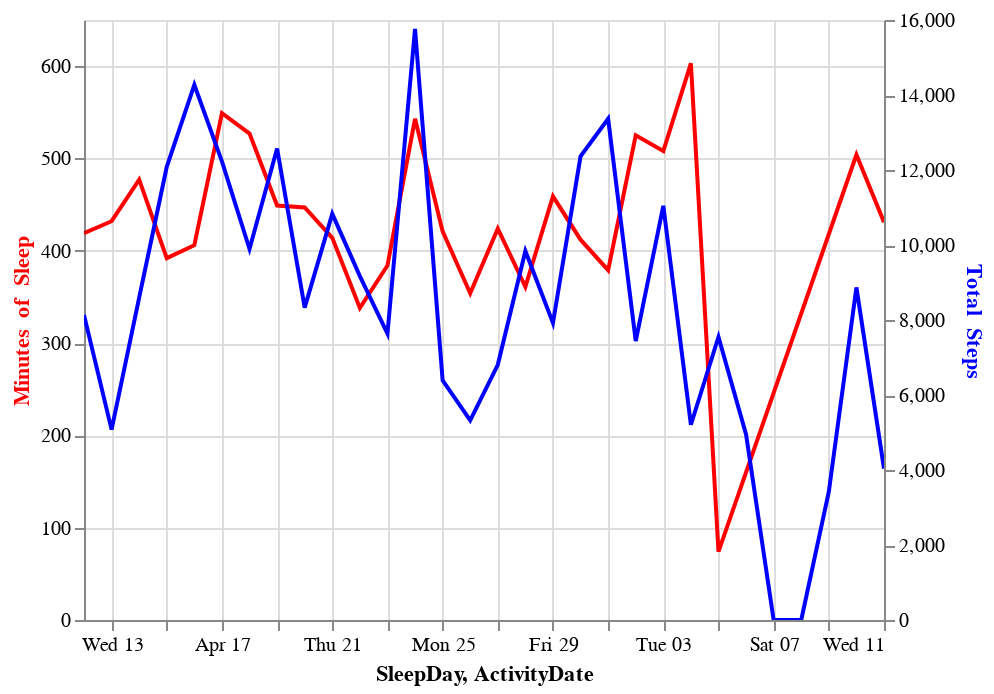

Here is the notebook cell this chart was saved with:
### Code cell
#you can rerun this box to get different id's
sampledId = int(sleepDF["Id"].sample())

chart1 = alt.Chart(sleepDF.loc[sleepDF["Id"] == sampledId]).mark_line(color='red').encode(
        x='SleepDay:T',
        y=alt.Y('TotalMinutesAsleep:Q', axis=alt.Axis(title="Minutes  of  Sleep")),
    ).interactive()
chart2 = alt.Chart(activityDF.loc[activityDF["Id"] == sampledId]).mark_line(color='blue').encode(
        x='ActivityDate:T',
        y=alt.Y('TotalSteps:Q', axis=alt.Axis(title="Total  Steps")),
    ).interactive()


display(alt.layer(chart1, chart2).resolve_scale(y='independent').configure_axisLeft(titleColor='red').configure_axisRight(titleColor='blue'))

#this results in a direct comparison of sleep to steps achieved.

### Figure 1 — Vega-Lite specification as saved in the notebook (floating-point values rounded to 4 significant figures)
{"config": {"view": {"continuousWidth": 400, "continuousHeight": 300}, "axisLeft": {"titleColor": "red"}, "axisRight": {"titleColor": "blue"}}, "layer": [{"data": {"name": "data-240c2641c7acda18bfcefde932310fe2"}, "mark": {"type": "line", "color": "red"}, "encoding": {"x": {"type": "temporal", "field": "SleepDay"}, "y": {"type": "quantitative", "axis": {"title": "Minutes  of  Sleep"}, "field": "TotalMinutesAsleep"}}, "selection": {"selector017": {"type": "interval", "bind": "scales", "encodings": ["x", "y"]}}}, {"data": {"name": "data-e638b03246302910c455ac4c9ab25d6a"}, "mark": {"type": "line", "color": "blue"}, "encoding": {"x": {"type": "temporal", "field": "ActivityDate"}, "y": {"type": "quantitative", "axis": {"title": "Total  Steps"}, "field": "TotalSteps"}}, "selection": {"selector018": {"type": "interval", "bind": "scales", "encodings": ["x", "y"]}}}], "resolve": {"scale": {"y": "independent"}}, "$schema": "https://vega.github.io/schema/vega-lite/v4.8.1.json", "datasets": {"data-240c2641c7acda18bfcefde932310fe2": [{"Id": 5577150313, "SleepDay": "4/12/2016", "TotalSleepRecords": 1, "TotalMinutesAsleep": 419, "TotalTimeInBed": 438}, {"Id": 5577150313, "SleepDay": "4/13/2016", "TotalSleepRecords": 1, "TotalMinutesAsleep": 432, "TotalTimeInBed": 458}, {"Id": 5577150313, "SleepDay": "4/14/2016", "TotalSleepRecords": 1, "TotalMinutesAsleep": 477, "TotalTimeInBed": 497}, {"Id": 5577150313, "SleepDay": "4/15/2016", "TotalSleepRecords": 1, "TotalMinutesAsleep": 392, "TotalTimeInBed": 413}, {"Id": 5577150313, "SleepDay": "4/16/2016", "TotalSleepRecords": 1, "TotalMinutesAsleep": 406, "TotalTimeInBed": 445}, {"Id": 5577150313, "SleepDay": "4/17/2016", "TotalSleepRecords": 1, "TotalMinutesAsleep": 549, "TotalTimeInBed": 583}, {"Id": 5577150313, "SleepDay": "4/18/2016", "TotalSleepRecords": 1, "TotalMinutesAsleep": 527, "TotalTimeInBed": 553}, {"Id": 5577150313, "SleepDay": "4/19/2016", "TotalSleepRecords": 1, "TotalMinutesAsleep": 449, "TotalTimeInBed": 465}, {"Id": 5577150313, "SleepDay": "4/20/2016", "TotalSleepRecords": 1, "TotalMinutesAsleep": 447, "TotalTimeInBed": 480}, {"Id": 5577150313, "SleepDay": "4/21/2016", "TotalSleepRecords": 1, "TotalMinutesAsleep": 414, "TotalTimeInBed": 437}, {"Id": 5577150313, "SleepDay": "4/22/2016", "TotalSleepRecords": 1, "TotalMinutesAsleep": 338, "TotalTimeInBed": 366}, {"Id": 5577150313, "SleepDay": "4/23/2016", "TotalSleepRecords": 1, "TotalMinutesAsleep": 384, "TotalTimeInBed": 402}, {"Id": 5577150313, "SleepDay": "4/24/2016", "TotalSleepRecords": 1, "TotalMinutesAsleep": 543, "TotalTimeInBed": 615}, {"Id": 5577150313, "SleepDay": "4/25/2016", "TotalSleepRecords": 1, "TotalMinutesAsleep": 421, "TotalTimeInBed": 461}, {"Id": 5577150313, "SleepDay": "4/26/2016", "TotalSleepRecords": 1, "TotalMinutesAsleep": 354, "TotalTimeInBed": 377}, {"Id": 5577150313, "SleepDay": "4/27/2016", "TotalSleepRecords": 1, "TotalMinutesAsleep": 424, "TotalTimeInBed": 452}, {"Id": 5577150313, "SleepDay": "4/28/2016", "TotalSleepRecords": 1, "TotalMinutesAsleep": 361, "TotalTimeInBed": 372}, {"Id": 5577150313, "SleepDay": "4/29/2016", "TotalSleepRecords": 1, "TotalMinutesAsleep": 459, "TotalTimeInBed": 485}, {"Id": 5577150313, "SleepDay": "4/30/2016", "TotalSleepRecords": 1, "TotalMinutesAsleep": 412, "TotalTimeInBed": 433}, {"Id": 5577150313, "SleepDay": "5/1/2016", "TotalSleepRecords": 1, "TotalMinutesAsleep": 379, "TotalTimeInBed": 398}, {"Id": 5577150313, "SleepDay": "5/2/2016", "TotalSleepRecords": 2, "TotalMinutesAsleep": 525, "TotalTimeInBed": 553}, {"Id": 5577150313, "SleepDay": "5/3/2016", "TotalSleepRecords": 1, "TotalMinutesAsleep": 508, "TotalTimeInBed": 543}, {"Id": 5577150313, "SleepDay": "5/4/2016", "TotalSleepRecords": 1, "TotalMinutesAsleep": 603, "TotalTimeInBed": 634}, {"Id": 5577150313, "SleepDay": "5/5/2016", "TotalSleepRecords": 1, "TotalMinutesAsleep": 74, "TotalTimeInBed": 78}, {"Id": 5577150313, "SleepDay": "5/10/2016", "TotalSleepRecords": 1, "TotalMinutesAsleep": 504, "TotalTimeInBed": 562}, {"Id": 5577150313, "SleepDay": "5/11/2016", "TotalSleepRecords": 1, "TotalMinutesAsleep": 431, "TotalTimeInBed": 476}], "data-e638b03246302910c455ac4c9ab25d6a": [{"Id": 5577150313, "ActivityDate": "4/12/2016", "TotalSteps": 8135, "TotalDistance": 6.08, "TrackerDistance": 6.08, "LoggedActivitiesDistance": 0.0, "VeryActiveDistance": 3.6, "ModeratelyActiveDistance": 0.38, "LightActiveDistance": 2.1, "SedentaryActiveDistance": 0.0, "VeryActiveMinutes": 86, "FairlyActiveMinutes": 16, "LightlyActiveMinutes": 140, "SedentaryMinutes": 728, "Calories": 3405}, {"Id": 5577150313, "ActivityDate": "4/13/2016", "TotalSteps": 5077, "TotalDistance": 3.79, "TrackerDistance": 3.79, "LoggedActivitiesDistance": 0.0, "VeryActiveDistance": 0.32, "ModeratelyActiveDistance": 0.22, "LightActiveDistance": 3.25, "SedentaryActiveDistance": 0.0, "VeryActiveMinutes": 15, "FairlyActiveMinutes": 11, "LightlyActiveMinutes": 144, "SedentaryMinutes": 776, "Calories": 2551}, {"Id": 5577150313, "ActivityDate": "4/14/2016", "TotalSteps": 8596, "TotalDistance": 6.42, "TrackerDistance": 6.42, "LoggedActivitiesDistance": 0.0, "VeryActiveDistance": 3.33, "ModeratelyActiveDistance": 0.31, "LightActiveDistance": 2.78, "SedentaryActiveDistance": 0.0, "VeryActiveMinutes": 118, "FairlyActiveMinutes": 30, "LightlyActiveMinutes": 176, "SedentaryMinutes": 662, "Calories": 4022}, {"Id": 5577150313, "ActivityDate": "4/15/2016", "TotalSteps": 12087, "TotalDistance": 9.08, "TrackerDistance": 9.08, "LoggedActivitiesDistance": 0.0, "VeryActiveDistance": 3.92, "ModeratelyActiveDistance": 1.6, "LightActiveDistance": 3.56, "SedentaryActiveDistance": 0.0, "VeryActiveMinutes": 115, "FairlyActiveMinutes": 54, "LightlyActiveMinutes": 199, "SedentaryMinutes": 695, "Calories": 4005}, {"Id": 5577150313, "ActivityDate": "4/16/2016", "TotalSteps": 14269, "TotalDistance": 10.66, "TrackerDistance": 10.66, "LoggedActivitiesDistance": 0.0, "VeryActiveDistance": 6.64, "ModeratelyActiveDistance": 1.28, "LightActiveDistance": 2.73, "SedentaryActiveDistance": 0.0, "VeryActiveMinutes": 184, "FairlyActiveMinutes": 56, "LightlyActiveMinutes": 158, "SedentaryMinutes": 472, "Calories": 4274}, {"Id": 5577150313, "ActivityDate": "4/17/2016", "TotalSteps": 12231, "TotalDistance": 9.14, "TrackerDistance": 9.14, "LoggedActivitiesDistance": 0.0, "VeryActiveDistance": 5.98, "ModeratelyActiveDistance": 0.83, "LightActiveDistance": 2.32, "SedentaryActiveDistance": 0.0, "VeryActiveMinutes": 200, "FairlyActiveMinutes": 37, "LightlyActiveMinutes": 159, "SedentaryMinutes": 525, "Calories": 4552}, {"Id": 5577150313, "ActivityDate": "4/18/2016", "TotalSteps": 9893, "TotalDistance": 7.39, "TrackerDistance": 7.39, "LoggedActivitiesDistance": 0.0, "VeryActiveDistance": 4.86, "ModeratelyActiveDistance": 0.72, "LightActiveDistance": 1.82, "SedentaryActiveDistance": 0.0, "VeryActiveMinutes": 114, "FairlyActiveMinutes": 32, "LightlyActiveMinutes": 130, "SedentaryMinutes": 623, "Calories": 3625}, {"Id": 5577150313, "ActivityDate": "4/19/2016", "TotalSteps": 12574, "TotalDistance": 9.42, "TrackerDistance": 9.42, "LoggedActivitiesDistance": 0.0, "VeryActiveDistance": 7.02, "ModeratelyActiveDistance": 0.64, "LightActiveDistance": 1.76, "SedentaryActiveDistance": 0.0, "VeryActiveMinutes": 108, "FairlyActiveMinutes": 23, "LightlyActiveMinutes": 111, "SedentaryMinutes": 733, "Calories": 3501}, {"Id": 5577150313, "ActivityDate": "4/20/2016", "TotalSteps": 8330, "TotalDistance": 6.22, "TrackerDistance": 6.22, "LoggedActivitiesDistance": 0.0, "VeryActiveDistance": 4.12, "ModeratelyActiveDistance": 0.34, "LightActiveDistance": 1.76, "SedentaryActiveDistance": 0.0, "VeryActiveMinutes": 87, "FairlyActiveMinutes": 16, "LightlyActiveMinutes": 113, "SedentaryMinutes": 773, "Calories": 3192}, {"Id": 5577150313, "ActivityDate": "4/21/2016", "TotalSteps": 10830, "TotalDistance": 8.09, "TrackerDistance": 8.09, "LoggedActivitiesDistance": 0.0, "VeryActiveDistance": 3.65, "ModeratelyActiveDistance": 1.66, "LightActiveDistance": 2.78, "SedentaryActiveDistance": 0.0, "VeryActiveMinutes": 110, "FairlyActiveMinutes": 74, "LightlyActiveMinutes": 175, "SedentaryMinutes": 670, "Calories": 4018}, {"Id": 5577150313, "ActivityDate": "4/22/2016", "TotalSteps": 9172, "TotalDistance": 6.85, "TrackerDistance": 6.85, "LoggedActivitiesDistance": 0.0, "VeryActiveDistance": 2.42, "ModeratelyActiveDistance": 0.79, "LightActiveDistance": 3.3, "SedentaryActiveDistance": 0.0, "VeryActiveMinutes": 62, "FairlyActiveMinutes": 30, "LightlyActiveMinutes": 200, "SedentaryMinutes": 823, "Calories": 3329}, {"Id": 5577150313, "ActivityDate": "4/23/2016", "TotalSteps": 7638, "TotalDistance": 5.71, "TrackerDistance": 5.71, "LoggedActivitiesDistance": 0.0, "VeryActiveDistance": 1.21, "ModeratelyActiveDistance": 0.36, "LightActiveDistance": 4.14, "SedentaryActiveDistance": 0.0, "VeryActiveMinutes": 24, "FairlyActiveMinutes": 24, "LightlyActiveMinutes": 223, "SedentaryMinutes": 627, "Calories": 3152}, {"Id": 5577150313, "ActivityDate": "4/24/2016", "TotalSteps": 15764, "TotalDistance": 11.78, "TrackerDistance": 11.78, "LoggedActivitiesDistance": 0.0, "VeryActiveDistance": 7.65, "ModeratelyActiveDistance": 2.15, "LightActiveDistance": 1.98, "SedentaryActiveDistance": 0.0, "VeryActiveMinutes": 210, "FairlyActiveMinutes": 65, "LightlyActiveMinutes": 141, "SedentaryMinutes": 425, "Calories": 4392}, {"Id": 5577150313, "ActivityDate": "4/25/2016", "TotalSteps": 6393, "TotalDistance": 4.78, "TrackerDistance": 4.78, "LoggedActivitiesDistance": 0.0, "VeryActiveDistance": 1.35, "ModeratelyActiveDistance": 0.67, "LightActiveDistance": 2.76, "SedentaryActiveDistance": 0.0, "VeryActiveMinutes": 61, "FairlyActiveMinutes": 38, "LightlyActiveMinutes": 214, "SedentaryMinutes": 743, "Calories": 3374}, {"Id": 5577150313, "ActivityDate": "4/26/2016", "TotalSteps": 5325, "TotalDistance": 3.98, "TrackerDistance": 3.98, "LoggedActivitiesDistance": 0.0, "VeryActiveDistance": 0.85, "ModeratelyActiveDistance": 0.65, "LightActiveDistance": 2.47, "SedentaryActiveDistance": 0.0, "VeryActiveMinutes": 38, "FairlyActiveMinutes": 32, "LightlyActiveMinutes": 181, "SedentaryMinutes": 759, "Calories": 3088}, {"Id": 5577150313, "ActivityDate": "4/27/2016", "TotalSteps": 6805, "TotalDistance": 5.14, "TrackerDistance": 5.14, "LoggedActivitiesDistance": 0.0, "VeryActiveDistance": 1.81, "ModeratelyActiveDistance": 0.4, "LightActiveDistance": 2.93, "SedentaryActiveDistance": 0.0, "VeryActiveMinutes": 63, "FairlyActiveMinutes": 16, "LightlyActiveMinutes": 190, "SedentaryMinutes": 773, "Calories": 3294}, {"Id": 5577150313, "ActivityDate": "4/28/2016", "TotalSteps": 9841, "TotalDistance": 7.43, "TrackerDistance": 7.43, "LoggedActivitiesDistance": 0.0, "VeryActiveDistance": 3.25, "ModeratelyActiveDistance": 1.17, "LightActiveDistance": 3.01, "SedentaryActiveDistance": 0.0, "VeryActiveMinutes": 99, "FairlyActiveMinutes": 51, "LightlyActiveMinutes": 141, "SedentaryMinutes": 692, "Calories": 3580}, {"Id": 5577150313, "ActivityDate": "4/29/2016", "TotalSteps": 7924, "TotalDistance": 5.92, "TrackerDistance": 5.92, "LoggedActivitiesDistance": 0.0, "VeryActiveDistance": 2.84, "ModeratelyActiveDistance": 0.61, "LightActiveDistance": 2.47, "SedentaryActiveDistance": 0.0, "VeryActiveMinutes": 97, "FairlyActiveMinutes": 36, "LightlyActiveMinutes": 165, "SedentaryMinutes": 739, "Calories": 3544}, {"Id": 5577150313, "ActivityDate": "4/30/2016", "TotalSteps": 12363, "TotalDistance": 9.24, "TrackerDistance": 9.24, "LoggedActivitiesDistance": 0.0, "VeryActiveDistance": 5.83, "ModeratelyActiveDistance": 0.79, "LightActiveDistance": 2.61, "SedentaryActiveDistance": 0.0, "VeryActiveMinutes": 207, "FairlyActiveMinutes": 45, "LightlyActiveMinutes": 163, "SedentaryMinutes": 621, "Calories": 4501}, {"Id": 5577150313, "ActivityDate": "5/1/2016", "TotalSteps": 13368, "TotalDistance": 9.99, "TrackerDistance": 9.99, "LoggedActivitiesDistance": 0.0, "VeryActiveDistance": 5.31, "ModeratelyActiveDistance": 1.44, "LightActiveDistance": 3.24, "SedentaryActiveDistance": 0.0, "VeryActiveMinutes": 194, "FairlyActiveMinutes": 72, "LightlyActiveMinutes": 178, "SedentaryMinutes": 499, "Calories": 4546}, {"Id": 5577150313, "ActivityDate": "5/2/2016", "TotalSteps": 7439, "TotalDistance": 5.56, "TrackerDistance": 5.56, "LoggedActivitiesDistance": 0.0, "VeryActiveDistance": 1.12, "ModeratelyActiveDistance": 0.35, "LightActiveDistance": 4.07, "SedentaryActiveDistance": 0.0, "VeryActiveMinutes": 37, "FairlyActiveMinutes": 20, "LightlyActiveMinutes": 235, "SedentaryMinutes": 732, "Calories": 3014}, {"Id": 5577150313, "ActivityDate": "5/3/2016", "TotalSteps": 11045, "TotalDistance": 8.25, "TrackerDistance": 8.25, "LoggedActivitiesDistance": 0.0, "VeryActiveDistance": 4.52, "ModeratelyActiveDistance": 0.15, "LightActiveDistance": 3.57, "SedentaryActiveDistance": 0.0, "VeryActiveMinutes": 97, "FairlyActiveMinutes": 8, "LightlyActiveMinutes": 212, "SedentaryMinutes": 580, "Calories": 3795}, {"Id": 5577150313, "ActivityDate": "5/4/2016", "TotalSteps": 5206, "TotalDistance": 3.89, "TrackerDistance": 3.89, "LoggedActivitiesDistance": 0.0, "VeryActiveDistance": 1.56, "ModeratelyActiveDistance": 0.25, "LightActiveDistance": 2.08, "SedentaryActiveDistance": 0.0, "VeryActiveMinutes": 25, "FairlyActiveMinutes": 9, "LightlyActiveMinutes": 141, "SedentaryMinutes": 631, "Calories": 2755}, {"Id": 5577150313, "ActivityDate": "5/5/2016", "TotalSteps": 7550, "TotalDistance": 5.64, "TrackerDistance": 5.64, "LoggedActivitiesDistance": 0.0, "VeryActiveDistance": 2.5, "ModeratelyActiveDistance": 0.47, "LightActiveDistance": 2.67, "SedentaryActiveDistance": 0.0, "VeryActiveMinutes": 45, "FairlyActiveMinutes": 21, "LightlyActiveMinutes": 143, "SedentaryMinutes": 1153, "Calories": 3004}, {"Id": 5577150313, "ActivityDate": "5/6/2016", "TotalSteps": 4950, "TotalDistance": 3.7, "TrackerDistance": 3.7, "LoggedActivitiesDistance": 0.0, "VeryActiveDistance": 1.93, "ModeratelyActiveDistance": 0.32, "LightActiveDistance": 1.45, "SedentaryActiveDistance": 0.0, "VeryActiveMinutes": 41, "FairlyActiveMinutes": 16, "LightlyActiveMinutes": 79, "SedentaryMinutes": 1304, "Calories": 2643}, {"Id": 5577150313, "ActivityDate": "5/7/2016", "TotalSteps": 0, "TotalDistance": 0.0, "TrackerDistance": 0.0, "LoggedActivitiesDistance": 0.0, "VeryActiveDistance": 0.0, "ModeratelyActiveDistance": 0.0, "LightActiveDistance": 0.0, "SedentaryActiveDistance": 0.0, "VeryActiveMinutes": 0, "FairlyActiveMinutes": 0, "LightlyActiveMinutes": 0, "SedentaryMinutes": 1440, "Calories": 1819}, {"Id": 5577150313, "ActivityDate": "5/8/2016", "TotalSteps": 0, "TotalDistance": 0.0, "TrackerDistance": 0.0, "LoggedActivitiesDistance": 0.0, "VeryActiveDistance": 0.0, "ModeratelyActiveDistance": 0.0, "LightActiveDistance": 0.0, "SedentaryActiveDistance": 0.0, "VeryActiveMinutes": 0, "FairlyActiveMinutes": 0, "LightlyActiveMinutes": 0, "SedentaryMinutes": 1440, "Calories": 1819}, {"Id": 5577150313, "ActivityDate": "5/9/2016", "TotalSteps": 3421, "TotalDistance": 2.56, "TrackerDistance": 2.56, "LoggedActivitiesDistance": 0.0, "VeryActiveDistance": 1.43, "ModeratelyActiveDistance": 0.14, "LightActiveDistance": 0.99, "SedentaryActiveDistance": 0.0, "VeryActiveMinutes": 34, "FairlyActiveMinutes": 11, "LightlyActiveMinutes": 70, "SedentaryMinutes": 1099, "Calories": 2489}, {"Id": 5577150313, "ActivityDate": "5/10/2016", "TotalSteps": 8869, "TotalDistance": 6.65, "TrackerDistance": 6.65, "LoggedActivitiesDistance": 0.0, "VeryActiveDistance": 2.56, "ModeratelyActiveDistance": 0.75, "LightActiveDistance": 3.35, "SedentaryActiveDistance": 0.0, "VeryActiveMinutes": 104, "FairlyActiveMinutes": 37, "LightlyActiveMinutes": 194, "SedentaryMinutes": 639, "Calories": 3841}, {"Id": 5577150313, "ActivityDate": "5/11/2016", "TotalSteps": 4038, "TotalDistance": 3.04, "TrackerDistance": 3.04, "LoggedActivitiesDistance": 0.0, "VeryActiveDistance": 1.83, "ModeratelyActiveDistance": 0.3, "LightActiveDistance": 0.89, "SedentaryActiveDistance": 0.0, "VeryActiveMinutes": 45, "FairlyActiveMinutes": 15, "LightlyActiveMinutes": 63, "SedentaryMinutes": 257, "Calories": 1665}]}}
